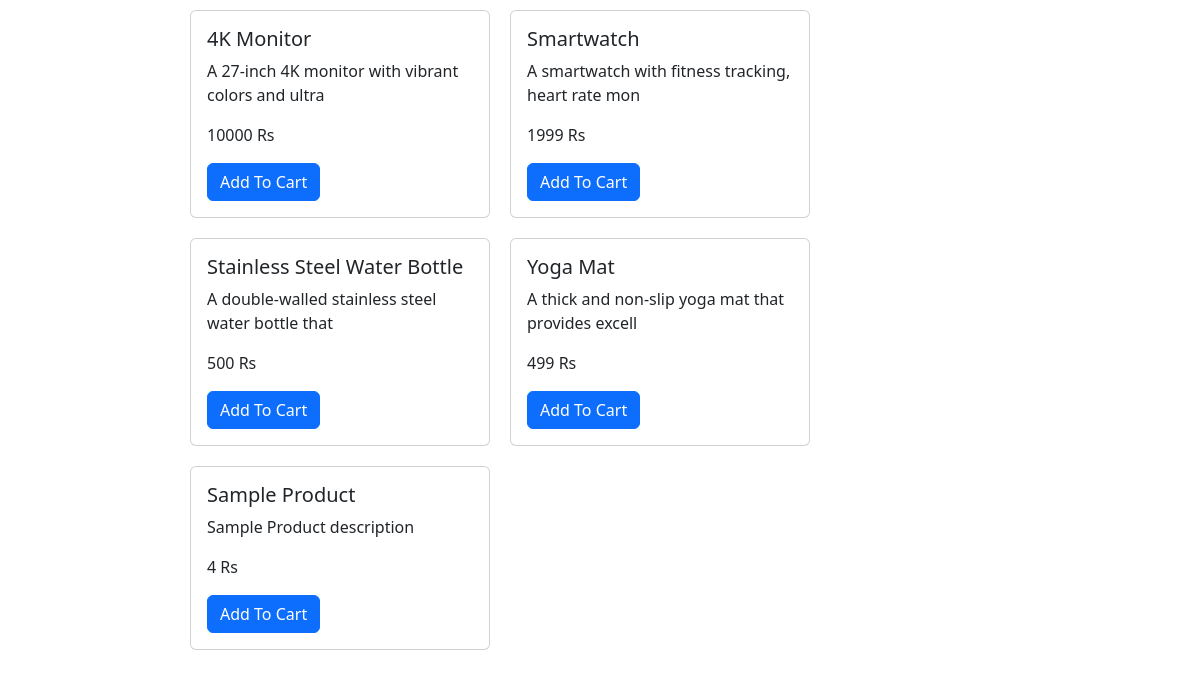
Before: / with the older database file.
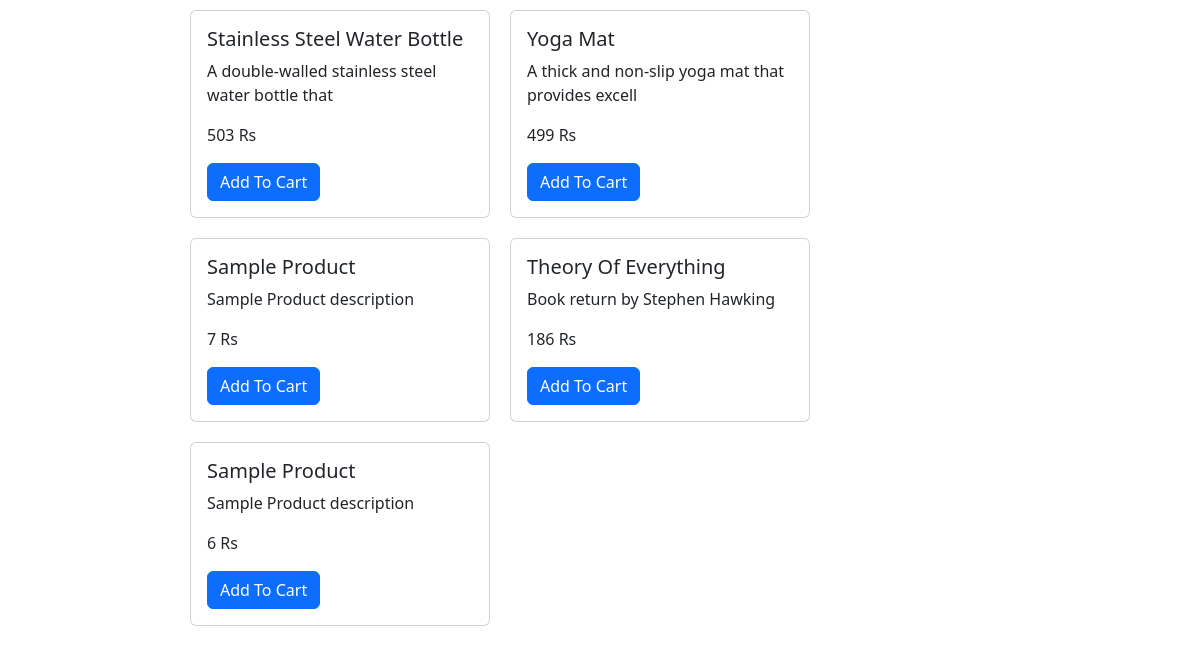
After: the same page with the newer database file.
### CacheApp/models.py (models this page shows, shortened)
class Product(models.Model):
    name=models.CharField(max_length=50)
    description=models.CharField(max_length=50)
    price=models.IntegerField()
    created_at=models.DateTimeField(auto_now=True)
    updated_at=models.DateTimeField(auto_now=True)

### CacheApp/views.py (the view)
# urls.py: path('',views.home,name='Home'),
def home(request):
    data = cache.get('sample_data')
    if not data:
        data = list(Product.objects.all().values())
        cache.set('sample_data', data)
    return render(request, 'CacheApp/index.html', {'data': data})

### templates/CacheApp/index.html
{% extends "CacheApp/base.html" %}
{% block body %}
<div class="container">
    <div class="d-flex flex-row flex-wrap " style="width: 70vw; margin: auto;">
        {% for product in data  %}
        <div class="card  " style="width: 300px; margin: 10px;">
            <div class="card-body">
              <h5 class="card-title">{{product.name}}</h5>
              <p class="card-text">{{product.description}}</p>
              <p class="card-text">{{product.price}} Rs</p>
              <a href="#" class="btn btn-primary">Add To Cart</a>
            </div>
          </div>
        {% endfor %}
    </div>
</div>
{% endblock body %}

### templates/CacheApp/base.html (shortened to what this page needs)
<!DOCTYPE html>
<html lang="en">
<head>
    <link href="https://cdn.jsdelivr.net/npm/bootstrap@5.3.3/dist/css/bootstrap.min.css" rel="stylesheet">
</head>
<body>
    {% block body %}
    {% endblock body %}
</body>
</html>

Changed rows visible on the page:
removed Product: name "4K Monitor", description "A 27-inch 4K monitor with vibrant colors and ultra", price "10000"
removed Product: name "Smartwatch", description "A smartwatch with fitness tracking, heart rate mon", price "1999"
changed Product "Stainless Steel Water Bottle": price "500" → "503"
changed Product (number 3 of 5 on the later page): price "4" → "7"
added Product: name "Theory Of Everything", description "Book return by Stephen Hawking", price "186"
added Product: name "Sample Product", description "Sample Product description", price "6"
